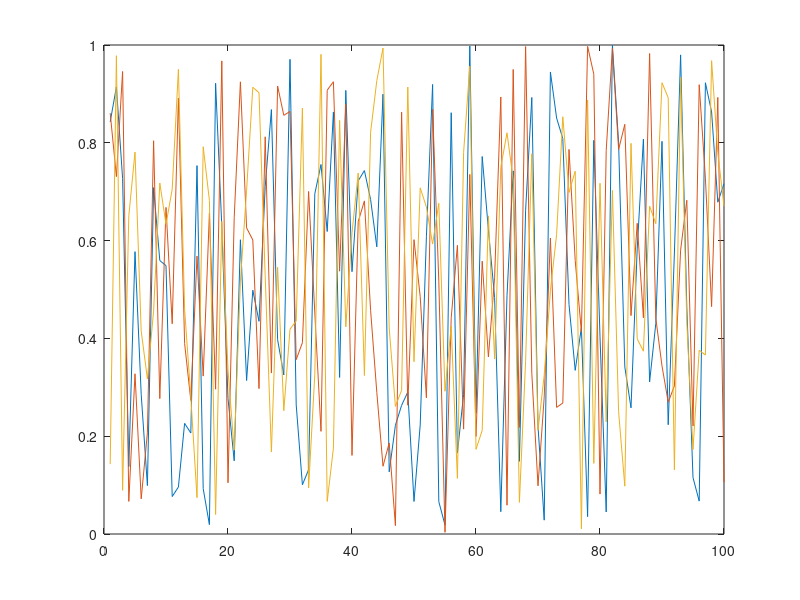

The MATLAB script that drew this image:
function result = test_legend_002
result = false;
a = figure;
plot(rand(100,3));
legend('first','second','third');
drawnow;
legend('toggle');
drawnow;
close(a);
result = true;
